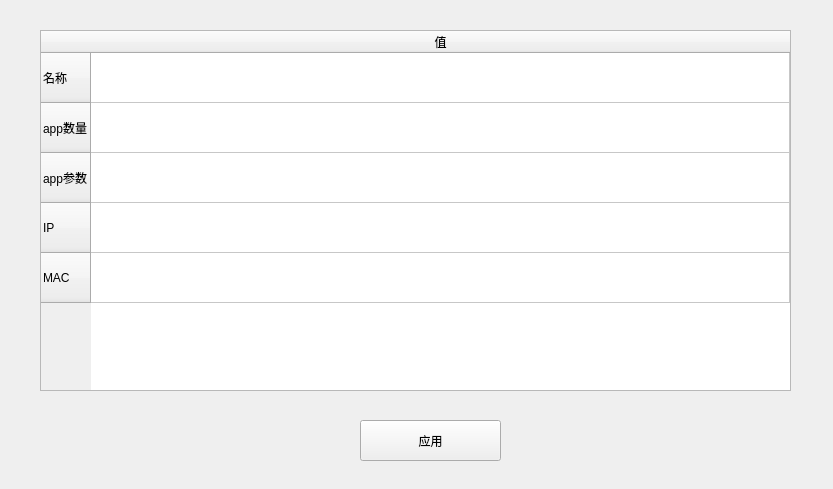
<?xml version="1.0" encoding="UTF-8"?>
<ui version="4.0">
 <class>Udp</class>
 <widget class="QDialog" name="Udp">
  <property name="geometry">
   <rect>
    <x>0</x>
    <y>0</y>
    <width>833</width>
    <height>489</height>
   </rect>
  </property>
  <property name="windowTitle">
   <string>Dialog</string>
  </property>
  <widget class="QPushButton" name="applyButton">
   <property name="geometry">
    <rect>
     <x>360</x>
     <y>420</y>
     <width>141</width>
     <height>41</height>
    </rect>
   </property>
   <property name="text">
    <string>应用</string>
   </property>
   <property name="autoDefault">
    <bool>false</bool>
   </property>
  </widget>
  <widget class="QTableWidget" name="tableWidget_netargs">
   <property name="geometry">
    <rect>
     <x>40</x>
     <y>30</y>
     <width>751</width>
     <height>361</height>
    </rect>
   </property>
   <property name="layoutDirection">
    <enum>Qt::LeftToRight</enum>
   </property>
   <property name="styleSheet">
    <string notr="true"/>
   </property>
   <property name="verticalScrollBarPolicy">
    <enum>Qt::ScrollBarAsNeeded</enum>
   </property>
   <attribute name="horizontalHeaderCascadingSectionResizes">
    <bool>false</bool>
   </attribute>
   <attribute name="horizontalHeaderDefaultSectionSize">
    <number>300</number>
   </attribute>
   <attribute name="horizontalHeaderHighlightSections">
    <bool>true</bool>
   </attribute>
   <attribute name="horizontalHeaderStretchLastSection">
    <bool>true</bool>
   </attribute>
   <attribute name="verticalHeaderDefaultSectionSize">
    <number>50</number>
   </attribute>
   <attribute name="verticalHeaderStretchLastSection">
    <bool>false</bool>
   </attribute>
   <row>
    <property name="text">
     <string>名称</string>
    </property>
   </row>
   <row>
    <property name="text">
     <string>app数量</string>
    </property>
   </row>
   <row>
    <property name="text">
     <string>app参数</string>
    </property>
   </row>
   <row>
    <property name="text">
     <string>IP</string>
    </property>
   </row>
   <row>
    <property name="text">
     <string>MAC</string>
    </property>
   </row>
   <column>
    <property name="text">
     <string>值</string>
    </property>
   </column>
   <item row="1" column="0">
    <property name="text">
     <string/>
    </property>
    <property name="textAlignment">
     <set>AlignCenter</set>
    </property>
   </item>
   <item row="2" column="0">
    <property name="text">
     <string/>
    </property>
    <property name="textAlignment">
     <set>AlignCenter</set>
    </property>
   </item>
  </widget>
 </widget>
 <resources/>
 <connections/>
</ui>
